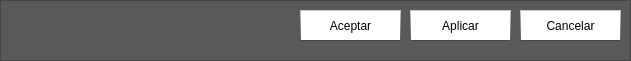
  <widget class="QFrame" name="frame_4">
   <property name="geometry">
    <rect>
     <x>0</x>
     <y>430</y>
     <width>631</width>
     <height>61</height>
    </rect>
   </property>
   <property name="styleSheet">
    <string notr="true">background-color: rgb(89, 89, 89);</string>
   </property>
   <property name="frameShape">
    <enum>QFrame::StyledPanel</enum>
   </property>
   <property name="frameShadow">
    <enum>QFrame::Raised</enum>
   </property>
   <widget class="QPushButton" name="pushButton_7">
    <property name="geometry">
     <rect>
      <x>520</x>
      <y>10</y>
      <width>101</width>
      <height>31</height>
     </rect>
    </property>
    <property name="styleSheet">
     <string notr="true">QPushButton{
	background-color: rgb(255, 255, 255);
	border-top: 1px solid rgb(202, 202, 202);
	border-bottom: 1px solid rgb(70, 70, 70);
	border-left: 1px solid qlineargradient(spread:pad, x1:0.506, y1:0, x2:0.511455, y2:1, stop:0 rgba(202, 202, 202, 255), stop:1 rgba(89, 89, 89, 255));
	border-right: 1px solid qlineargradient(spread:pad, x1:0.506, y1:0, x2:0.511455, y2:1, stop:0 rgba(202, 202, 202, 255), stop:1 rgba(89, 89, 89, 255));
}
QPushButton:hover{
	background-color: rgb(238, 238, 238);
	border-bottom: 1px solid rgb(202, 202, 202);
	border-top: 1px solid rgb(70, 70, 70);
	border-left: 1px solid qlineargradient(spread:pad, x1:0.494591, y1:0, x2:0.494318, y2:1, stop:0 rgba(70, 70, 70, 255), stop:1 rgba(202, 202, 202, 255));
	border-right: 1px solid qlineargradient(spread:pad, x1:0.494591, y1:0, x2:0.494318, y2:1, stop:0 rgba(70, 70, 70, 255), stop:1 rgba(202, 202, 202, 255));
}
QPushButton:checked{
	background-color: rgb(238, 238, 238);
	border-bottom: 2px solid rgb(202, 202, 202);
	border-top: 2px solid rgb(70, 70, 70);
	border-left: 2px solid qlineargradient(spread:pad, x1:0.494591, y1:0, x2:0.494318, y2:1, stop:0 rgba(70, 70, 70, 255), stop:1 rgba(202, 202, 202, 255));
	border-right: 2px solid qlineargradient(spread:pad, x1:0.494591, y1:0, x2:0.494318, y2:1, stop:0 rgba(70, 70, 70, 255), stop:1 rgba(202, 202, 202, 255));
}</string>
    </property>
    <property name="text">
     <string>Cancelar</string>
    </property>
    <property name="checkable">
     <bool>false</bool>
    </property>
    <property name="checked">
     <bool>false</bool>
    </property>
   </widget>
   <widget class="QPushButton" name="pushButton_8">
    <property name="geometry">
     <rect>
      <x>410</x>
      <y>10</y>
      <width>101</width>
      <height>31</height>
     </rect>
    </property>
    <property name="styleSheet">
     <string notr="true">QPushButton{
	background-color: rgb(255, 255, 255);
	border-top: 1px solid rgb(202, 202, 202);
	border-bottom: 1px solid rgb(70, 70, 70);
	border-left: 1px solid qlineargradient(spread:pad, x1:0.506, y1:0, x2:0.511455, y2:1, stop:0 rgba(202, 202, 202, 255), stop:1 rgba(89, 89, 89, 255));
	border-right: 1px solid qlineargradient(spread:pad, x1:0.506, y1:0, x2:0.511455, y2:1, stop:0 rgba(202, 202, 202, 255), stop:1 rgba(89, 89, 89, 255));
}
QPushButton:hover{
	background-color: rgb(238, 238, 238);
	border-bottom: 1px solid rgb(202, 202, 202);
	border-top: 1px solid rgb(70, 70, 70);
	border-left: 1px solid qlineargradient(spread:pad, x1:0.494591, y1:0, x2:0.494318, y2:1, stop:0 rgba(70, 70, 70, 255), stop:1 rgba(202, 202, 202, 255));
	border-right: 1px solid qlineargradient(spread:pad, x1:0.494591, y1:0, x2:0.494318, y2:1, stop:0 rgba(70, 70, 70, 255), stop:1 rgba(202, 202, 202, 255));
}
QPushButton:checked{
	background-color: rgb(238, 238, 238);
	border-bottom: 2px solid rgb(202, 202, 202);
	border-top: 2px solid rgb(70, 70, 70);
	border-left: 2px solid qlineargradient(spread:pad, x1:0.494591, y1:0, x2:0.494318, y2:1, stop:0 rgba(70, 70, 70, 255), stop:1 rgba(202, 202, 202, 255));
	border-right: 2px solid qlineargradient(spread:pad, x1:0.494591, y1:0, x2:0.494318, y2:1, stop:0 rgba(70, 70, 70, 255), stop:1 rgba(202, 202, 202, 255));
}</string>
    </property>
    <property name="text">
     <string>Aplicar</string>
    </property>
    <property name="checkable">
     <bool>false</bool>
    </property>
    <property name="checked">
     <bool>false</bool>
    </property>
   </widget>
   <widget class="QPushButton" name="pushButton_9">
    <property name="geometry">
     <rect>
      <x>300</x>
      <y>10</y>
      <width>101</width>
      <height>31</height>
     </rect>
    </property>
    <property name="styleSheet">
     <string notr="true">QPushButton{
	background-color: rgb(255, 255, 255);
	border-top: 1px solid rgb(202, 202, 202);
	border-bottom: 1px solid rgb(70, 70, 70);
	border-left: 1px solid qlineargradient(spread:pad, x1:0.506, y1:0, x2:0.511455, y2:1, stop:0 rgba(202, 202, 202, 255), stop:1 rgba(89, 89, 89, 255));
	border-right: 1px solid qlineargradient(spread:pad, x1:0.506, y1:0, x2:0.511455, y2:1, stop:0 rgba(202, 202, 202, 255), stop:1 rgba(89, 89, 89, 255));
}
QPushButton:hover{
	background-color: rgb(238, 238, 238);
	border-bottom: 1px solid rgb(202, 202, 202);
	border-top: 1px solid rgb(70, 70, 70);
	border-left: 1px solid qlineargradient(spread:pad, x1:0.494591, y1:0, x2:0.494318, y2:1, stop:0 rgba(70, 70, 70, 255), stop:1 rgba(202, 202, 202, 255));
	border-right: 1px solid qlineargradient(spread:pad, x1:0.494591, y1:0, x2:0.494318, y2:1, stop:0 rgba(70, 70, 70, 255), stop:1 rgba(202, 202, 202, 255));
}
QPushButton:checked{
	background-color: rgb(238, 238, 238);
	border-bottom: 2px solid rgb(202, 202, 202);
	border-top: 2px solid rgb(70, 70, 70);
	border-left: 2px solid qlineargradient(spread:pad, x1:0.494591, y1:0, x2:0.494318, y2:1, stop:0 rgba(70, 70, 70, 255), stop:1 rgba(202, 202, 202, 255));
	border-right: 2px solid qlineargradient(spread:pad, x1:0.494591, y1:0, x2:0.494318, y2:1, stop:0 rgba(70, 70, 70, 255), stop:1 rgba(202, 202, 202, 255));
}</string>
    </property>
    <property name="text">
     <string>Aceptar</string>
    </property>
    <property name="checkable">
     <bool>false</bool>
    </property>
    <property name="checked">
     <bool>false</bool>
    </property>
   </widget>
  </widget>
